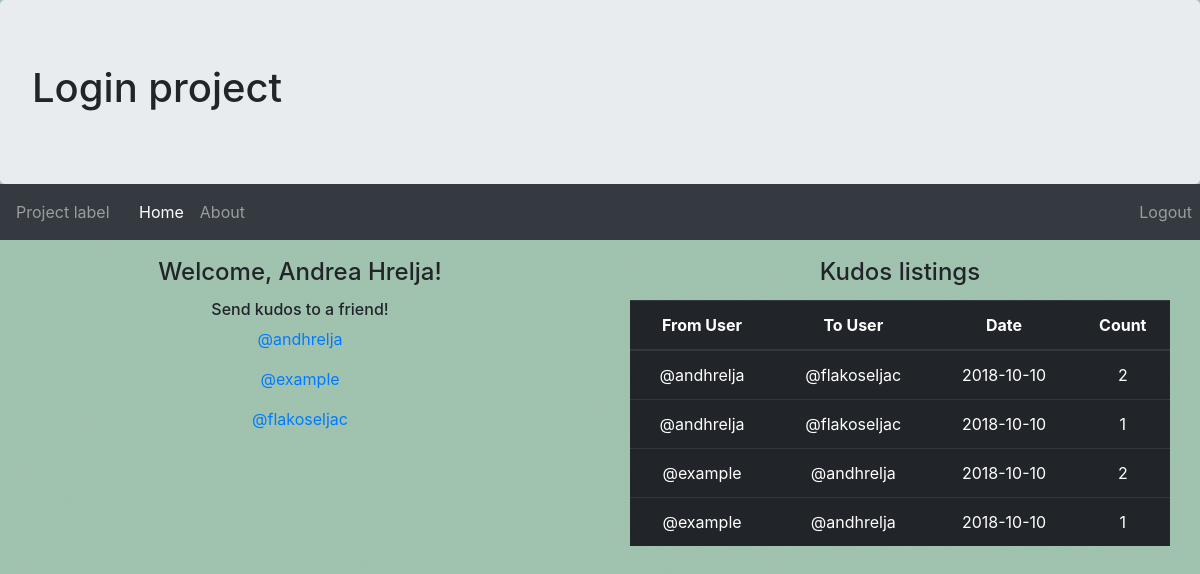
The app's page /index.php?a=main (signed in) with its own data.
### tables this page shows
CREATE TABLE `users` (
  `id` int(11) NOT NULL,
  `username` varchar(40) NOT NULL,
  `password` varchar(40) NOT NULL,
  `email` varchar(60) NOT NULL,
  `name` varchar(40) NOT NULL,
  `surname` varchar(40) NOT NULL,
  `gender` enum('male','female') NOT NULL,
  `birth_date` date NOT NULL
);

CREATE TABLE `kudos` (
  `id` int(11) NOT NULL,
  `fromUser` int(11) NOT NULL,
  `toUser` int(11) NOT NULL,
  `message` text NOT NULL,
  `date` date NOT NULL,
  `time` time NOT NULL,
  `count` int(11) NOT NULL
);

### models/User.php (called while the page is built, shortened)
<?php
class User{
    private $id;
    private $username;
    public $name;
    public $surname;
    function __construct($row){
        $this->id = $row['id'];
        $this->username = $row['username'];
        $this->name = $row['name'];
        $this->surname = $row['surname'];
    }
    function fullName(){
        return array($this->name, $this->surname);
    }
    function getUsername() { return $this->username; }
    function getId() { return $this->id; }
}
?>

### models/Kudos.php (called while the page is built, shortened)
<?php
class Kudos{
    private $id;
    private $fromUser;
    private $toUser;
    function __construct($row){
        $this->id = $row['id'];
        $this->fromUser = $row['fromUser'];
        $this->toUser = $row['toUser'];
        $this->date = $row['date'];
        $this->count = $row['count'];
    }
    function getId() { return $this->id; }
    function getFromUser() {
        $c=DB::connect();
        $r = $c->query("SELECT username FROM users WHERE id='$this->fromUser'");
        $row = $r->fetch_assoc();
        return $row['username'];
     }
    function getToUser() {
        $c=DB::connect();
        $r = $c->query("SELECT username FROM users WHERE id='$this->toUser'");
        $row = $r->fetch_assoc();
        return $row['username'];
    }
}
?>

### views/kudos_table.php (the view, shortened to what this page needs)
<?php
require_once('./models/Kudos.php');
$c = DB::connect();
if(isset($_GET['id'])){
    ?>
    <div class="col-md-12">
        <table class="table table-dark" id="table_id">
            <thead>
                <tr>
                    <th scope="col">From User</th>
                    <th scope="col">To User</th>
                    <th scope="col">Message</th>
                    <th scope="col">Date</th>
                    <th scope="col">Time</th>
                    <th scope="col">Count</th>
                </tr>
            </thead>
            <tbody>
        <?php
        $r = $c->query("SELECT * FROM kudos WHERE id={$_GET['id']}");
        $row = $r->fetch_assoc();
        $kudos = new Kudos($row);
        ?>
                <tr>
                    <td>@<?=$kudos->getFromUser($c)?></td>
                    <td>@<?=$kudos->getToUser($c)?></td>
                    <td><?=$kudos->message?></td>
                    <td><?=$kudos->date?></td>
                    <td><?=$kudos->time?></td>
                    <td><?=$kudos->count?></td>
                </tr>
            </tbody>
        </table>
    </div>
    <?php
}
else{
    ?>
        <div class="col-md-12">
            <table class="table table-hover table-dark" style="cursor: pointer">
                <thead>
                    <tr>
                        <th scope="col">From User</th>
                        <th scope="col">To User</th>
                        <th scope="col">Date</th>
                        <th scope="col">Count</th>
                    </tr>
                </thead>
                <tbody>
            <?php
            $r = $c->query("SELECT * FROM kudos ORDER BY date, time DESC");
            if(mysqli_num_rows($r)){
                while($row = $r->fetch_assoc()){
                    $kudos = new Kudos($row);
                    ?>
                    <tr onclick="window.location='index.php?a=kudosPreview&id=<?=$kudos->getId()?>'">
                        <td>@<?=$kudos->getFromUser()?></td>
                        <td>@<?=$kudos->getToUser()?></td>
                        <td><?=$kudos->date?></td>
                        <td><?=$kudos->count?></td>
                    </tr>
                    <?php
                }
                ?>
                </tbody>
            </table>
        </div>
    <?php
    }
    else{
        echo '<h6>You have yet to Kudos a colleague!</h6>';
    }
}
    ?>
</div>

### index.php (shortened to what this page needs)
<?php
require_once("controllers/UserManager.php");
require_once("controllers/KudosManager.php");
if(isset($_GET['a'])){
    $a = $_GET['a'];
}
else{
    $a = '';
}
$um = new UserManager();
$km = new KudosManager();
switch($a){
    case 'main':
        $um->main();
        $km->main();
    break;
}
?>

### controllers/UserManager.php (shortened to what this page needs)
<?php
require_once('./models/User.php');
class UserManager{
    function main(){
        $c = DB::connect();
        $r = $c->query("SELECT * FROM users WHERE username = '{$_SESSION['username']}'");
        $row = $r->fetch_assoc();
        $user = new User($row);
        $fullName = $user->fullName();
        echo '<div class="col-md-6">';
        echo '<h4>Welcome, '.$fullName[0].' '.$fullName[1].'!</h4>';
        echo '<h6>Send kudos to a friend!</h6>';
        $r = $c->query("SELECT * FROM users");
        while($row = $r->fetch_assoc()){
            $user = new User($row);
            echo '<p><a href="?a=kudos&user='.$user->getId().'">@'.$user->getUsername().'</a></p>';
        }
        echo '</div>';
    }
}
?>

### controllers/KudosManager.php (shortened to what this page needs)
<?php
require_once('./models/Kudos.php');
class KudosManager{
    public function main(){
        echo '<div class="col-md-6">';
        echo '<h4>Kudos listings</h4>';
        require_once('./views/kudos_table.php');
    }
}
?>

### includes/style.css (style rules this page uses)
* { margin: 0; padding: 0; text-decoration: none; list-style-type: none; }
html { height: 100%; }
body { min-height: 100%; background-image: url("../images/background-main.png"); background-repeat: no-repeat; background-size: cover; }
.navbar-nav { width: 100%; margin-left: 2%; }
h4 { padding: 1%; }
li#logout { position: absolute; right:0; }

### records on screen
users: name "Andrea", surname "Hrelja", username "andhrelja"
users: username "example"
users: username "flakoseljac"
kudos: fromUser.username "andhrelja", toUser.username "flakoseljac", date "2018-10-10", count "2"
kudos: fromUser.username "andhrelja", toUser.username "flakoseljac", date "2018-10-10", count "1"
kudos: fromUser.username "example", toUser.username "andhrelja", date "2018-10-10", count "2"
kudos: fromUser.username "example", toUser.username "andhrelja", date "2018-10-10", count "1"
